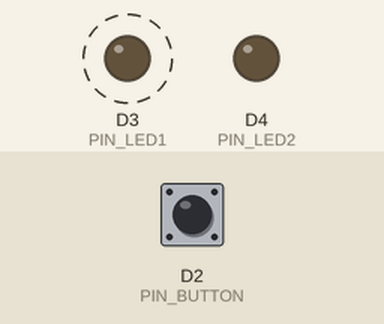
Recording of a sketch running on a simulated Particle Photon. Parts: output pins drawn as LEDs (lit = HIGH). Dashed ring = blinking. Inputs (shaded band) come from the test bench; at power-on: D2 (PIN_BUTTON) HIGH.

Above: at 1.25 s.
1.3 s: D2 (PIN_BUTTON) pulled LOW for 0.15 s
At 1.67 s:
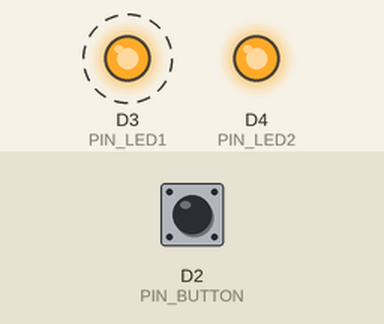
4.3 s: D2 (PIN_BUTTON) pulled LOW for 1 s
At 4.67 s:
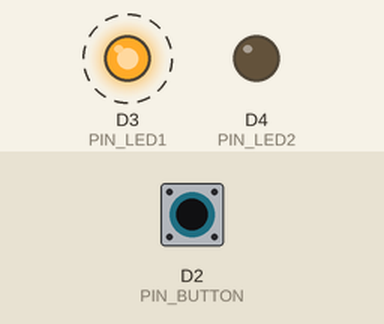
7.3 s: D2 (PIN_BUTTON) pulled LOW for 3.2 s
At 8.03 s:
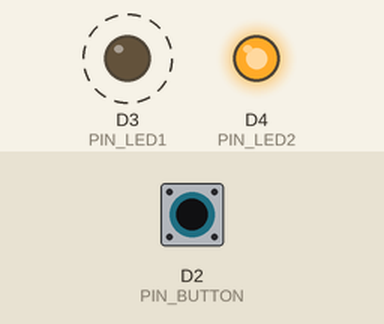
Timing chart, 0 to 18.0 s (numbered marks = the images above; inputs shaded):
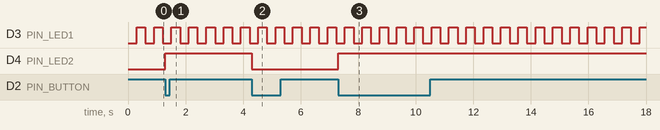

Measured:
- after the input at 1.3 s, D4 (PIN_LED2): LOW → HIGH at once
- after the input at 4.3 s, D4 (PIN_LED2): HIGH → LOW at once
- after the input at 7.3 s, D4 (PIN_LED2): LOW → HIGH at once
- by itself, D3 (PIN_LED1): alternates HIGH for 0.30 s and LOW for 0.30 s

The sketch:

week4cont_20231.ino
```cpp
/*
 * Project week4cont_20231
 * Description: Multi-Tasking Delay Lab
 * Author: Connie Xu
 * Date: 2/1/23
 */

const int PIN_LED1 = D3;
const int PIN_LED2 = D4;
const int PIN_BUTTON = D2;

//global vars
const unsigned long INTERVAL_LED1 = 300;
unsigned long prevMillisLed1 = 0;

const unsigned long INTERVAL_PUBLISH = 1000;
unsigned long prevMillisPublish = 0;

int led1_state = LOW;  // led is off
int led2_state = LOW;

int prevButtonState = HIGH;

int buttonPresses = 0;

void setup() {
  pinMode(PIN_BUTTON, INPUT);
  pinMode(PIN_LED1, OUTPUT);
  pinMode(PIN_LED2, OUTPUT);

  Serial.begin(9600);
}

void loop() {
  //millis
  unsigned long currMillis = millis();

  if (currMillis - prevMillisLed1 > INTERVAL_LED1) {
    if (led1_state == LOW) {
      led1_state = HIGH;
      digitalWrite(PIN_LED1, HIGH);
    } else {
      led1_state = LOW;
      digitalWrite(PIN_LED1, LOW);
    }

    prevMillisLed1 = currMillis;
  }

  //toggle
  int currButtonState = digitalRead(PIN_BUTTON);
  if (currButtonState == LOW && prevButtonState == HIGH) {
    buttonPresses = buttonPresses + 1;

    if (led2_state == LOW) {
      led2_state = HIGH;
    } else {
      led2_state = LOW;
    }

    digitalWrite(PIN_LED2, led2_state);  // same as above, but shorter
  }

  prevButtonState = currButtonState;

  //publish
  if (currMillis - prevMillisPublish > INTERVAL_PUBLISH) {
    prevMillisPublish = currMillis; //always remember to update time
    Particle.publish("Current Button Presses", String(buttonPresses));
  }
}
```
